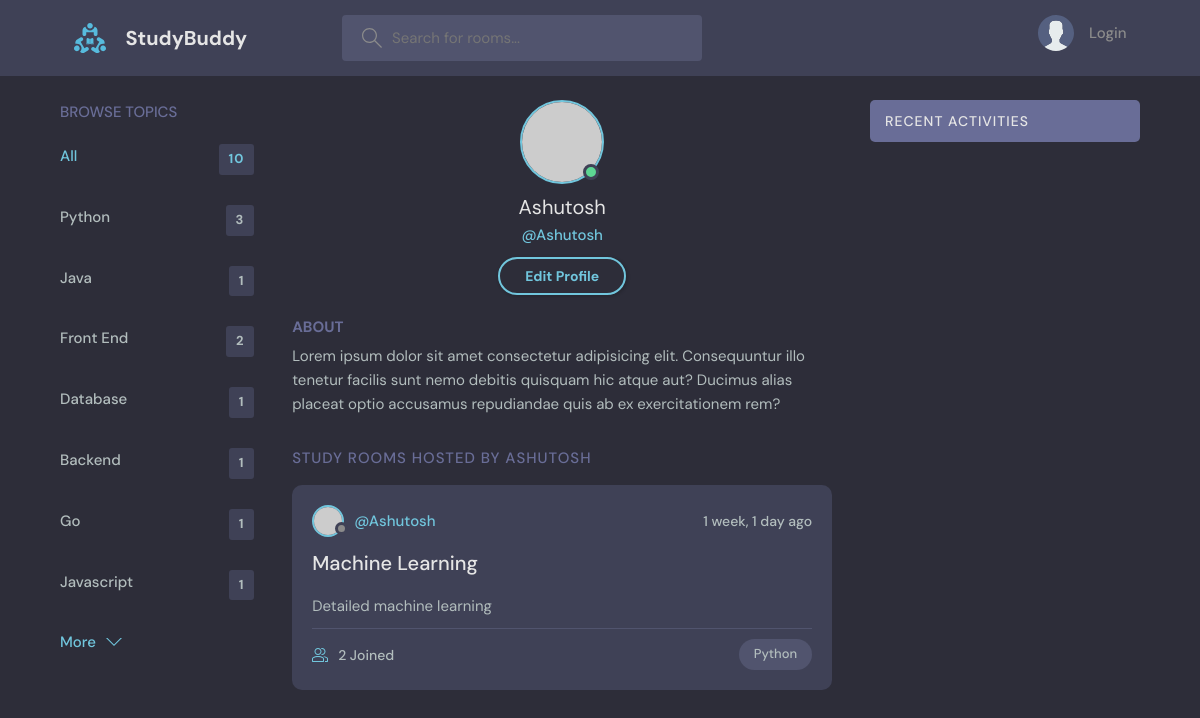
The app's page /profile/2/ with its own data.
### base/models.py (models this page shows, shortened)
class Topic(models.Model):
    name = models.CharField(max_length=200)

class Room(models.Model):
    host = models.ForeignKey(User, on_delete=models.SET_NULL, null=True)
    topic = models.ForeignKey(Topic,on_delete=models.SET_NULL, null=True)
    name = models.CharField(max_length=200)
    description = models.TextField(null=True, blank=True)
    participants = models.ManyToManyField(User, related_name='participants', blank=True)
    updated = models.DateTimeField(auto_now=True)
    created = models.DateTimeField(auto_now_add=True)
    class Meta:
        ordering = ['-updated', '-created']

### base/views.py (the view)
# urls.py: path('profile/<str:pk>/', views.user_profile, name='profile'),
def user_profile(request, pk):
    user = User.objects.get(id=pk)
    rooms = user.room_set.all()
    room_messages = user.message_set.all()
    topics = Topic.objects.all()
    context = {'user': user, 'rooms': rooms, 'room_messages': room_messages, 'topics': topics}
    return render(request, 'base/profile.html', context)

### base/templates/base/profile.html
{% extends 'main.html' %}
{% block content %}
  <main class="profile-page layout layout--3">
    <div class="container">
      {% include 'base/topics_component.html' %}
      <div class="roomList">
        <div class="profile">
          <div class="profile__avatar">
            <div class="avatar avatar--large active">
              <img src="https://randomuser.me/api/portraits/men/11.jpg" />
            </div>
          </div>
          <div class="profile__info">
            <h3>{{user.username}}</h3>
            <p>@{{user.username}}</p>
            <a href="{% url 'update-user' %}" class="btn btn--main btn--pill">Edit Profile</a>
          </div>
          <div class="profile__about">
            <h3>About</h3>
            <p>
              Lorem ipsum dolor sit amet consectetur adipisicing elit. Consequuntur illo tenetur
              facilis sunt nemo debitis quisquam hic atque aut? Ducimus alias placeat optio
              accusamus repudiandae quis ab ex exercitationem rem?
            </p>
          </div>
        </div>
        <div class="roomList__header">
          <div>
            <h2>Study Rooms Hosted by {{user.username}}</a>
            </h2>
          </div>
        </div>
        {% include 'base/rooms_component.html' %}
      </div>
      {% include 'base/activity_feed_component.html' %}
    </div>
  </main>
{% endblock %}

### base/templates/base/topics_component.html (shortened to what this page needs)
<div class="topics">
    <div class="topics__header">
      <h2>Browse Topics</h2>
    </div>
    <ul class="topics__list">
      <li>
        <a href="{% url 'home' %}" class="active">All <span>{{topics.count}}</span></a>
      </li>
      {% for topic in topics %}
      <li>
        {% if topic.room_set.all.count > 0 %}
        <a href="{% url 'home' %}?q={{topic.name}}">{{topic.name}} <span>{{topic.room_set.all.count}}</span> </a>
        {% endif %}
      </li>
      {% endfor %}
    </ul>
    <a class="btn btn--link" href="topics.html">
      More
      <svg version="1.1" xmlns="http://www.w3.org/2000/svg" width="32" height="32" viewBox="0 0 32 32">
        <title>chevron-down</title>
        <path d="M16 21l-13-13h-3l16 16 16-16h-3l-13 13z"></path>
      </svg>
    </a>
  </div>

### base/templates/base/rooms_component.html (shortened to what this page needs)
{% for room in rooms %}
<div class="roomListRoom">
    <div class="roomListRoom__header">
      <a href="{% url 'profile' room.host.id %}" class="roomListRoom__author">
        <div class="avatar avatar--small">
          <img src="https://randomuser.me/api/portraits/women/11.jpg" />
        </div>
        <span>@{{room.host.username}}</span>
      </a>
      <div class="roomListRoom__actions">
        <span>{{room.created|timesince}} ago</span>
      </div>
    </div>
    <div class="roomListRoom__content">
        <a href="{% url 'room' room.id %}">{{room.name}}</a>
      <p>
        {{room.description}}
      </p>
    </div>
    <div class="roomListRoom__meta">
      <a href="{% url 'room' room.id %}" class="roomListRoom__joined">
        {{room.participants.all.count}} Joined
      </a>
      <p class="roomListRoom__topic">{{room.topic.name}}</p>
    </div>
</div>
{% endfor %}

### records on screen
Topic: name "Python", room_set.all.count "3"
Topic: name "Java", room_set.all.count "1"
Topic: name "Front End", room_set.all.count "2"
Topic: name "Database", room_set.all.count "1"
Topic: name "Backend", room_set.all.count "1"
Topic: name "Go", room_set.all.count "1"
Topic: name "Javascript", room_set.all.count "1"
Room: host.username "Ashutosh", created "1 week, 1 day", name "Machine Learning", description "Detailed machine learning", participants.all.count "2", topic.name "Python"

### other values on screen
{{ topics.count }} "10"
{{ user.username }} "Ashutosh"
{{ user.username }} "ASHUTOSH"
